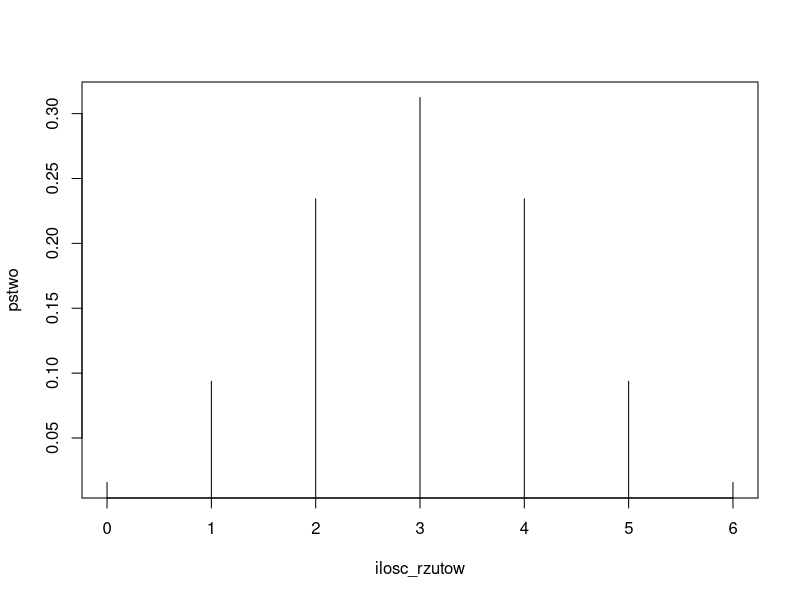

The R script that drew this image:
dbinom(x=5, size=6, prob=0.5)
pbinom(q=2, size=6, prob=0.5, lower.tail=FALSE)
pbinom(q=4, size=6, prob=0.5)-pbinom(q=1, size=6, prob=0.5)
ilosc_rzutow<-0:6
pstwo<-dbinom(x=ilosc_rzutow, size=6, prob=0.5)
plot(x=ilosc_rzutow, y=pstwo, type="h")